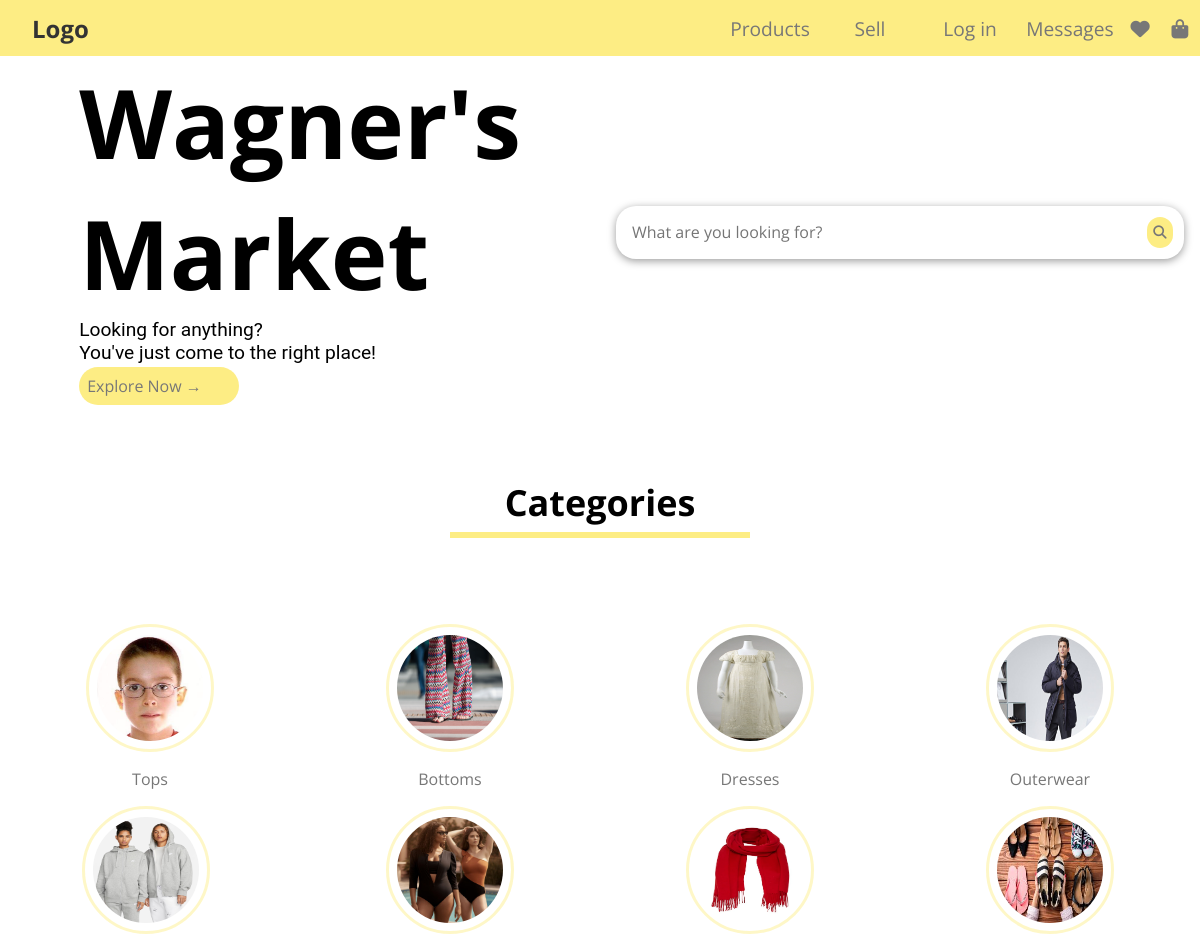
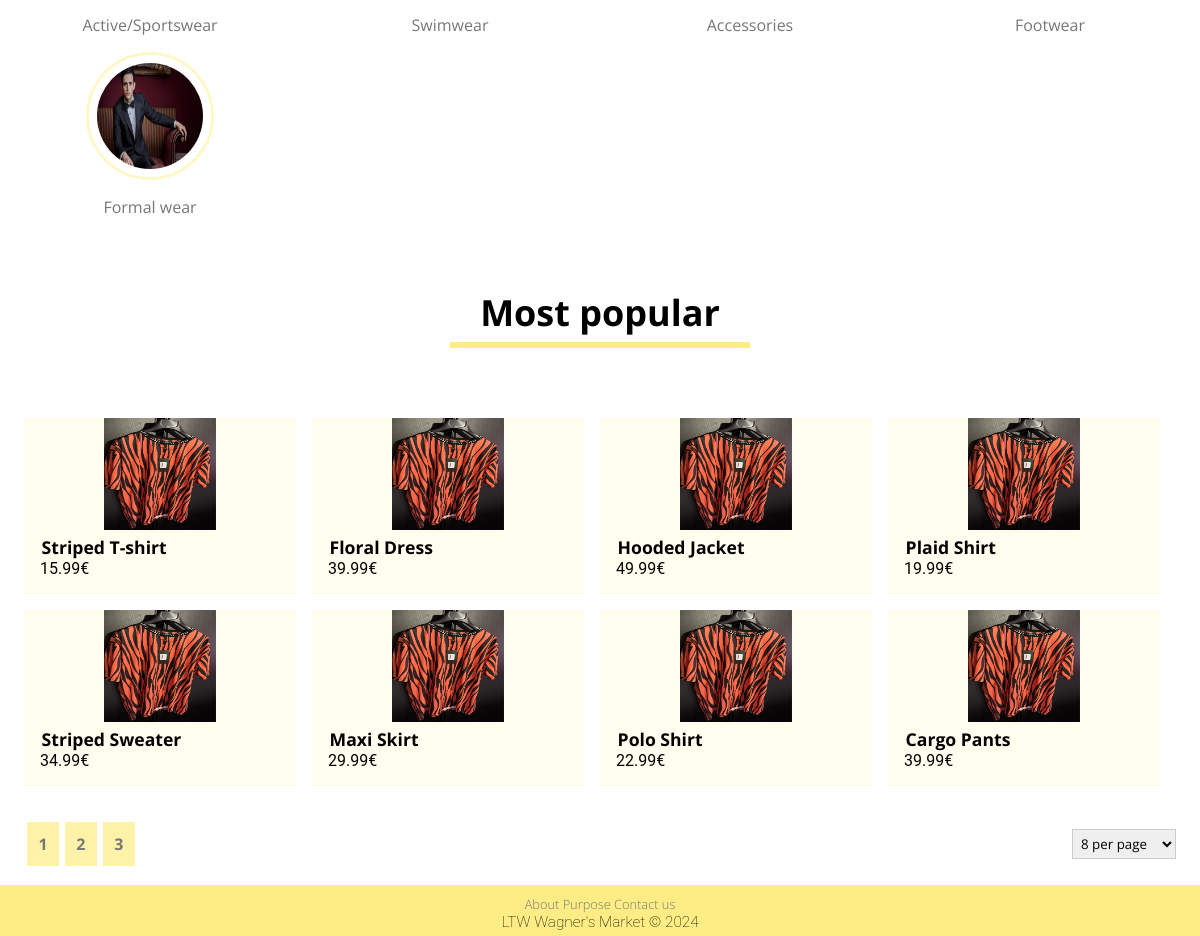
Before: /pages with the older database file (2 pictures, top to bottom).
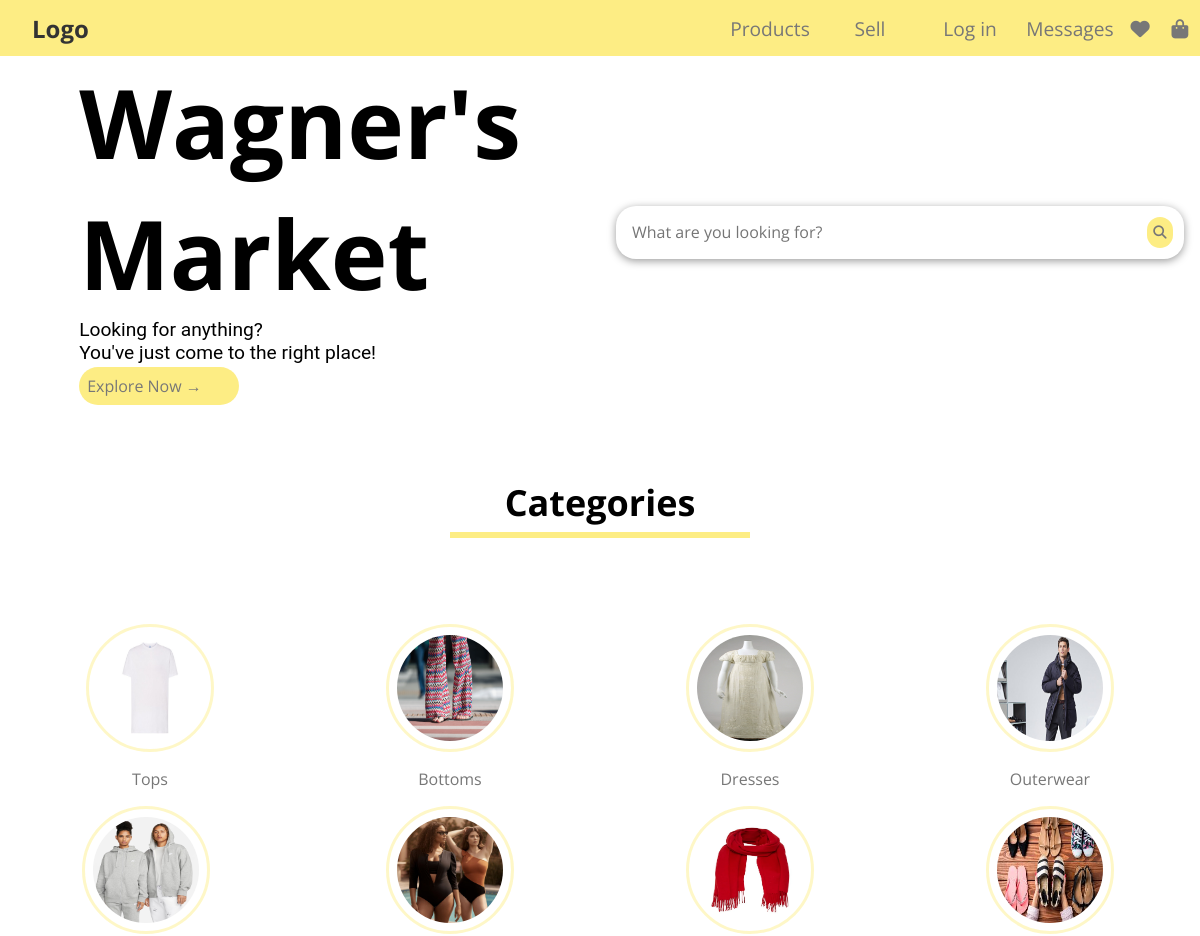
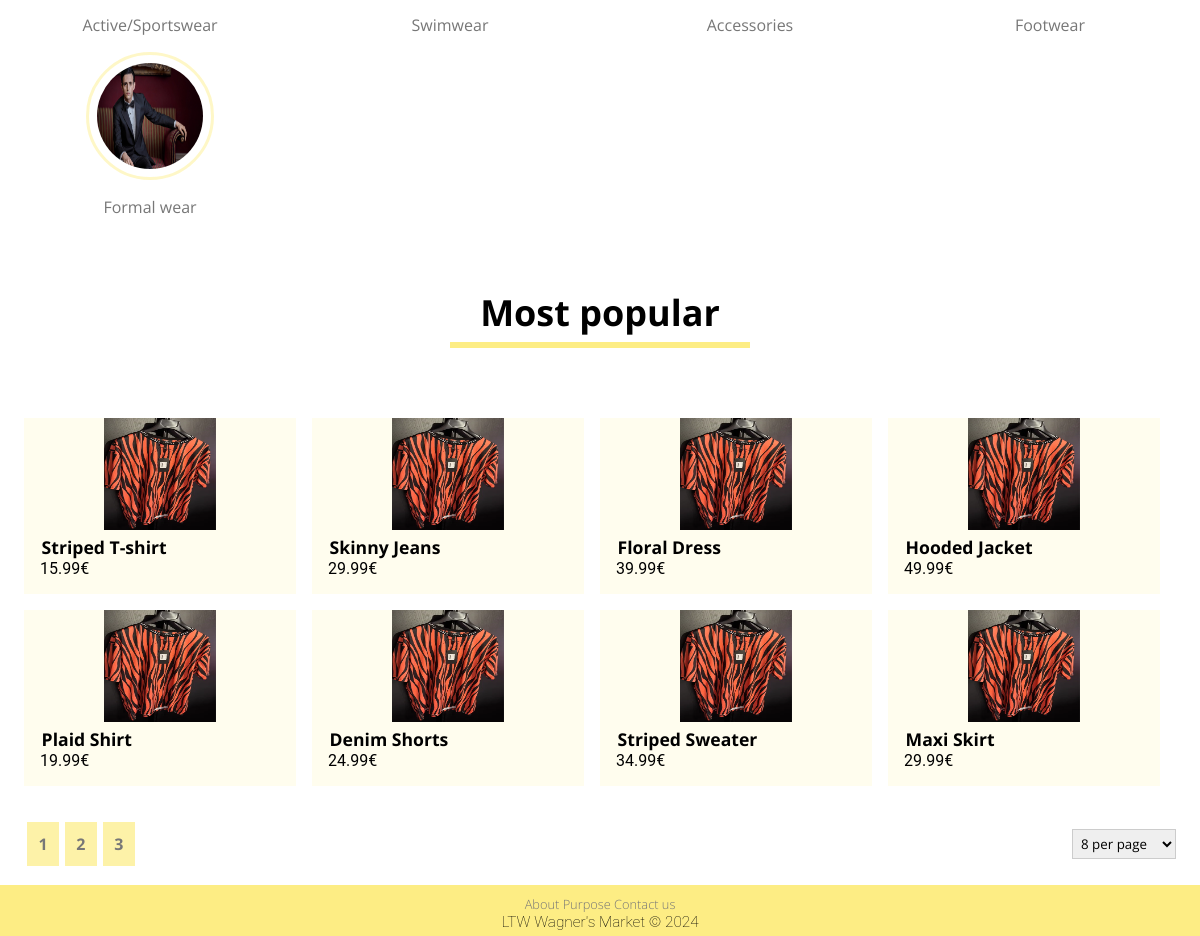
After: the same page with the newer database file (2 pictures, top to bottom).
### tables this page shows
CREATE TABLE CATEGORY (
    CategoryName TEXT NOT NULL,
    CategoryImage TEXT NOT NULL,
    CONSTRAINT Pk_CategoryName PRIMARY KEY (CategoryName)
);

CREATE TABLE ITEM (
    ItemId INTEGER PRIMARY KEY AUTOINCREMENT,
    UserId INTEGER NOT NULL,
    Title TEXT NOT NULL,
    Price FLOAT NOT NULL,
    Description TEXT NOT NULL,
    Condition TEXT NOT NULL,
    Size TEXT NOT NULL,
    Brand TEXT NOT NULL,
    ImagePath TEXT NOT NULL,
    WishlistCounter INTEGER DEFAULT 0,
    Timestamp DATETIME NOT NULL DEFAULT CURRENT_TIMESTAMP,
    CONSTRAINT PriceConstraint CHECK (Price > 0),
    FOREIGN KEY (UserId) REFERENCES USER (UserId) ON DELETE CASCADE ON UPDATE CASCADE,
    FOREIGN KEY (Condition) REFERENCES CONDITION (Condition) ON DELETE CASCADE ON UPDATE CASCADE,
    FOREIGN KEY (Size) REFERENCES SIZE (Size) ON DELETE CASCADE ON UPDATE CASCADE
);

### public/pages/index.php (called while the page is built, shortened)
<?php
require_once(__DIR__ . '/../utils/session.php');
$session = new Session();
require_once(__DIR__ . '/../../private/database/connection.db.php');
require_once(__DIR__ . '/../../private/database/item.class.php');
require_once(__DIR__ . '/../../private/database/category.class.php');
require_once(__DIR__ . '/../../private/templates/common.tpl.php');
require_once(__DIR__ . '/../../private/templates/category.tpl.php');
require_once(__DIR__ . '/../../private/templates/item.tpl.php');
require_once(__DIR__ . '/../../private/templates/home.tpl.php');
$limit = 8;
$offset = 0;
$db = getDatabaseConnection();
$categories = Category::getCategories($db);
$items = Item::getMostPopularItems($db, $limit, $offset);
$numItems = Item::getNumItems($db);
drawHeader($db, $session);
drawHomeBody();
drawTitle("Categories");
drawCategories($categories, false);
drawItems($db, $items, $session);
drawPagination(intval(ceil($numItems / $limit)), "most_popular");
drawFooter();
?>

### public/utils/session.php (called while the page is built, shortened)
<?php
class Session
{
    public function isLoggedIn(): bool
    {
        return isset($_SESSION['id']);
    }
}
?>

### private/database/category.class.php (called while the page is built, shortened)
<?php
class Category
{
    public function __construct(string $categoryName, string $categoryImage)
    {
        $this->categoryName = $categoryName;
        $this->categoryImage = $categoryImage;
    }
    static function getCategories(PDO $db): array
    {
        $stmt = $db->prepare('SELECT CategoryName, CategoryImage FROM CATEGORY');
        $stmt->execute(array());
        $categories = array();
        while ($category = $stmt->fetch()) {
            $categories[] = new Category(
                $category['CategoryName'],
                $category['CategoryImage']
            );
        }
        return $categories;
    }
}
?>

### private/database/item.class.php (called while the page is built, shortened)
<?php
class Item
{
    public function __construct(int $itemId, int $userId, string $title, float $price, string $description, string $condition, string $size, string $brand, string $imagePath, int $wishlistCounter, string $timeStamp)
    {
        $this->itemId = $itemId;
        $this->title = $title;
        $this->price = $price;
        $this->imagePath = $imagePath;
    }
    static function getMostPopularItems(PDO $db, int $count, int $offset): array
    {
        $stmt = $db->prepare('SELECT ItemId, UserId, Title, Price, Description, Condition,
            Size, Brand, ImagePath, WishlistCounter, Timestamp FROM ITEM ORDER BY WishlistCounter DESC LIMIT ? OFFSET ?');
        $stmt->execute(array($count, $offset));
        $items = array();
        while ($item = $stmt->fetch()) {
            $items[] = new Item(
                $item['ItemId'],
                $item['UserId'],
                $item['Title'],
                $item['Price'],
                $item['Description'],
                $item['Condition'],
                $item['Size'],
                $item['Brand'],
                $item['ImagePath'],
                $item['WishlistCounter'],
                $item['Timestamp']
            );
        }
        return $items;
    }
}
?>

### private/templates/item.tpl.php (the view, shortened to what this page needs)
<?php
require_once(__DIR__ . '/../database/item.class.php');
require_once(__DIR__ . '/../database/category.class.php');
?>
<?php function drawItems(PDO $db, array $items, Session $session): void
{ ?>
        <ul class="draw-items" id="draw-items">
            <?php foreach($items as $item) { ?>
                <li class="item-card">
                    <a href="../pages/item.php?id=<?=$item->itemId?>">
                        <img src="<?= $item->imagePath?>">
                    </a>
                    <a href="../pages/item.php?id=<?=$item->itemId?>">
                        <h4><?=$item->title?></h4>
                        <p><?=number_format($item->price, 2)?>€</p>
                    </a>
                </li>
            <?php } ?>
        </ul>
<?php }?>
<?php function drawPagination(int $pages, string $id) { ?>
    <?php if ($pages > 1) { ?>
    <section class="pagination-container">
        <section class="pagination" id="<?= $id ?>">
            <?php for ($i = 1; $i <= min(3, $pages); $i++) { ?>
                <button id="pagination-button" class="pagination-button"><?= $i ?></button>
            <?php } ?>
        </section>
        <select id="items-per-page">
            <option value="8">8 per page</option>
        </select>
    </section>
    <?php } ?>
<?php } ?>

### private/templates/common.tpl.php (shortened to what this page needs)
<?php
require_once (__DIR__ . '/../../public/utils/session.php');
require_once (__DIR__ . '/../database/category.class.php');
?>
<?php function drawHeader(PDO $db, Session $session)
{ ?>
    <!DOCTYPE html>
    <html lang="en-US">
    <head>
        <link rel="stylesheet" href="../css/style.css">
    </head>
    <body>
        <header>
            <section class="header-left">
                <a class="logo" href="../pages/index.php">Logo</a>
            </section>
            <nav class="header-right">
                <section id="header-products">
                    <a href="/pages/search.php">Products</a>
                </section>
                <?php
                if ($session->isLoggedIn()) { ?>
                    <a href="../pages/publish_add.php">Sell</a>
                    <nav id="header-profile">
                        <a href="../pages/profile.php">Profile</a>
                        <?php drawProfileForm($db, $session); ?>
                    </nav>
                    <a href="../pages/messages.php">Messages</a>
                    <a href="../pages/wishlist.php"><i class="fas fa-heart"></i></a>
                    <a href="../pages/shopping_bag.php"><i class="fas fa-shopping-bag"></i></a>
                <?php } else { ?>
                    <a class="not-logged-in">Sell</a>
                    <nav id="header-profile">
                        <a class="not-logged-in">Log in</a>
                    </nav>
                    <a class="not-logged-in">Messages</a>
                    <a class="not-logged-in"><i class="fas fa-heart"></i></a>
                    <a class="not-logged-in"><i class="fas fa-shopping-bag"></i></a>
                <?php } ?>
            </nav>
        </header>
    <?php } ?>
    <?php function drawFooter()
    { ?>
        <footer>
            <nav>
                <a href="#">About</a>
                <a href="#">Purpose</a>
                <a href="#">Contact us</a>
            </nav>
            <p>LTW Wagner's Market &copy; 2024</p>
        </footer>
    </body>
    </html>
<?php } ?>
<?php function drawSearchBar(string $id, string $placeholder)
{ ?>
    <section id="search-bar" class="search-bar">
        <input id="<?= $id ?>" type="text" placeholder="<?= $placeholder ?>">
        <button><i class="fa fa-search"></i></button>
    </section>
<?php } ?>
<?php function drawTitle(string $title): void
{ ?>
    <section id="title">
        <h2>
            <?= $title ?>
        </h2>
        <hr class="line-yellow">
    </section>
<?php } ?>

### private/templates/home.tpl.php (shortened to what this page needs)
<?php
require_once __DIR__ . '/common.tpl.php';
?>
<?php function drawHomeBody() { ?>
    <section class="home-body">
        <section class="home-body-left">
            <h1>
                Wagner's<br>Market
            </h1>
            <p>
                Looking for anything?<br>You've just come to the right place!
            </p>
            <a href="search.php" class="button">Explore Now &#8594;</a>
        </section>
        <section class="home-body-right">
                <?php drawSearchBar("search-item", "What are you looking for?") ?>
        </section>
    </section>
<?php }?>

### private/templates/category.tpl.php (shortened to what this page needs)
<?php declare(strict_types=1); require_once(__DIR__ . '/../database/item_category.class.php' ); require_once(__DIR__
    . '/../../public/utils/session.php' ); ?>
    <?php function drawCategories(array $categories, bool $admin)
    { ?>
        <ul class="category-list">
            <?php foreach ($categories as $category) { ?>
                <li class="category-item">
                    <a href="search.php?category=<?= $category->categoryName ?>">
                        <img src="<?= $category->categoryImage ?>" alt="<?= $category->categoryName ?>">
                        <span><?= $category->categoryName ?></span>
                    </a>
                </li>
            <?php }
            if ($admin) { ?>
        </ul>
        <?php }
    } ?>

### public/css/style.css (style rules this page uses)
* { margin: 0; padding: 0; box-sizing: border-box; font-family: 'Open Sans', sans-serif; }
p { font-family: 'Roboto', sans-serif; font-size: 1.2em; }
header, .logo, a { color: #777; text-decoration: none; transition: color 0.3s; }
h4 { font-size: 1.1em; }
h2 { font-size: 1.5em; }
button, .button { color: #777; background: rgba(253, 237, 132, 1); border: none; padding: .5em .5em; margin: .2em; border-radius: 30px; transition: 0.3s; }
select { padding: .3em; border: .1em solid #ccc; cursor: pointer; }
section#title { font-family: 'Open Sans', sans-serif; margin: 70px 0; text-align: center; font-size: 1.5em; }
.line-yellow { width: 300px; height: 0.25em; background-color: rgba(253, 237, 132, 1); border: none; margin: 5px auto; }
header { height: 3.5rem; display: grid; grid-template-columns: 1.5fr 1fr; background-color: rgba(253, 237, 132, 1); position: fixed; top: 0; width: 100%; z-index: 1; }
.header-left { align-content: center; }
.header-right { font-size: 1.2em; display: grid; grid-template-columns: repeat(4, 1fr) .4fr .4fr; justify-items: center; align-items: center; }
.logo { font-weight: 700; font-size: 1.5em; color: #333; padding-left: 2rem; }
.home-body { display: grid; grid-template-columns: repeat(2, 1fr); margin-top: 3.5em; align-items: center; }
.home-body h1 { font-size: 6em; }
section.home-body-left { display: grid; justify-content: center; }
.home-body-left .button { max-width: 10em; margin-left: 0; }
.search-bar { display: grid; grid-template-columns: 1fr auto; background-color: #fff; border-radius: 20px; box-shadow: 0 2px 8px rgba(0, 0, 0, 0.4); padding: 0.5em; margin: 0 1em 0 1em; }
.search-bar input { border: none; font-size: 1em; margin-left: 0.5em; }
.search-bar button { cursor: pointer; }
.category-list { display: grid; grid-template-columns: repeat(4, 1fr); text-align: center; }
.category-item { display: grid; margin-top: 1em; justify-items: center; }
.category-item a { color: #333; transition: 0.1s ease; display: grid; grid-template-areas: "img" "label"; }
.category-item img { grid-area: img; width: 8em; height: 8em; border-radius: 50%; border: .2em solid rgba(253, 237, 132, 0.45); box-sizing: border-box; padding: .5em; transition: 0.1s linear; }
.category-item span { margin-top: 1em; color: #777; transition: 0.1s linear; grid-area: label; }
.draw-items { display: grid; grid-template-columns: repeat(4, 1fr); list-style: none; margin: 0 1.5em; overflow-y: scroll; }
.item-card { transition: transform 0.1s ease, box-shadow 0.1s ease; background-color: rgba(253, 237, 132, 0.138); text-align: center; margin-right: 1em; margin-bottom: 1em; min-height: 11em; max-height: 12em; }
.item-card img { width: 7em; height: 7em; }
.item-card p, .item-card h4 { text-align: left; margin-left: 1em; color: black; }
.item-card p { font-size: 1em; }
.pagination-button { border: none; color: #777; background-color: rgba(253, 237, 132, 0.7); padding: 0.7em; border-radius: 0; font-size: 1em; font-weight: bold; transition: color 0.1s linear; }
.pagination { display: flex; }
.pagination-container { margin: 1em 1.5em; display: grid; grid-template-columns: repeat(2, 1fr); align-items: center; }
.pagination-container select { justify-self: end; max-width: 10em; }
footer { font-family: 'Roboto', sans-serif; font-weight: 100; font-size: 0.8em; text-align: center; background: rgba(253, 237, 132, 1); padding: 10px 0 5px 0; bottom: 0; left: 0; right: 0; }

Changed rows visible on the page:
no longer on this page (row edited): item: ImagePath (picture), Title "Polo Shirt", Price "22.99"
no longer on this page (row edited): item: ImagePath (picture), Title "Cargo Pants", Price "39.99"
changed category "Tops": CategoryImage: a different picture
added item: ImagePath (picture), Title "Skinny Jeans", Price "29.99"
added item: ImagePath (picture), Title "Denim Shorts", Price "24.99"
